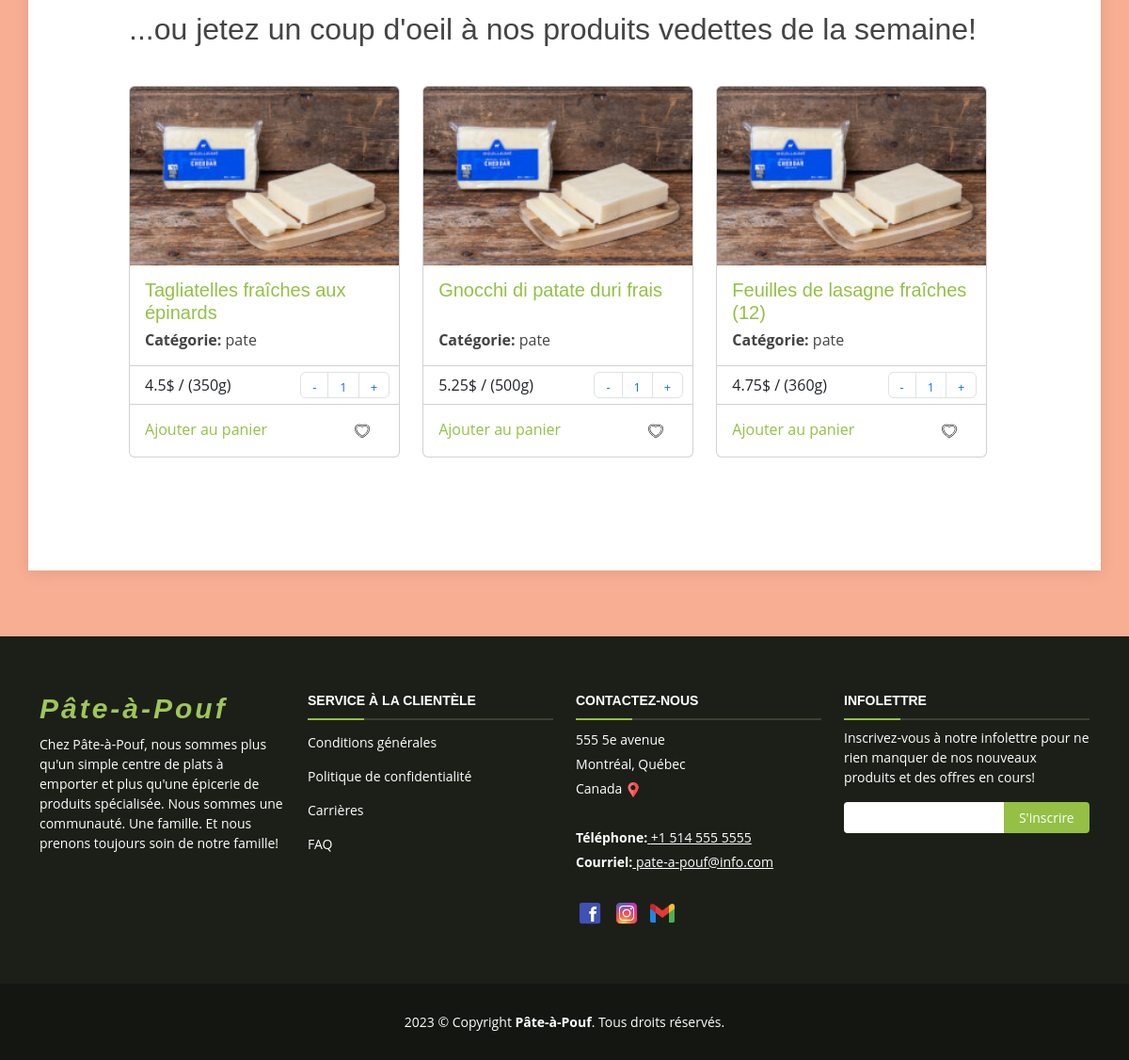
Before: / (lower part) with the older database file.
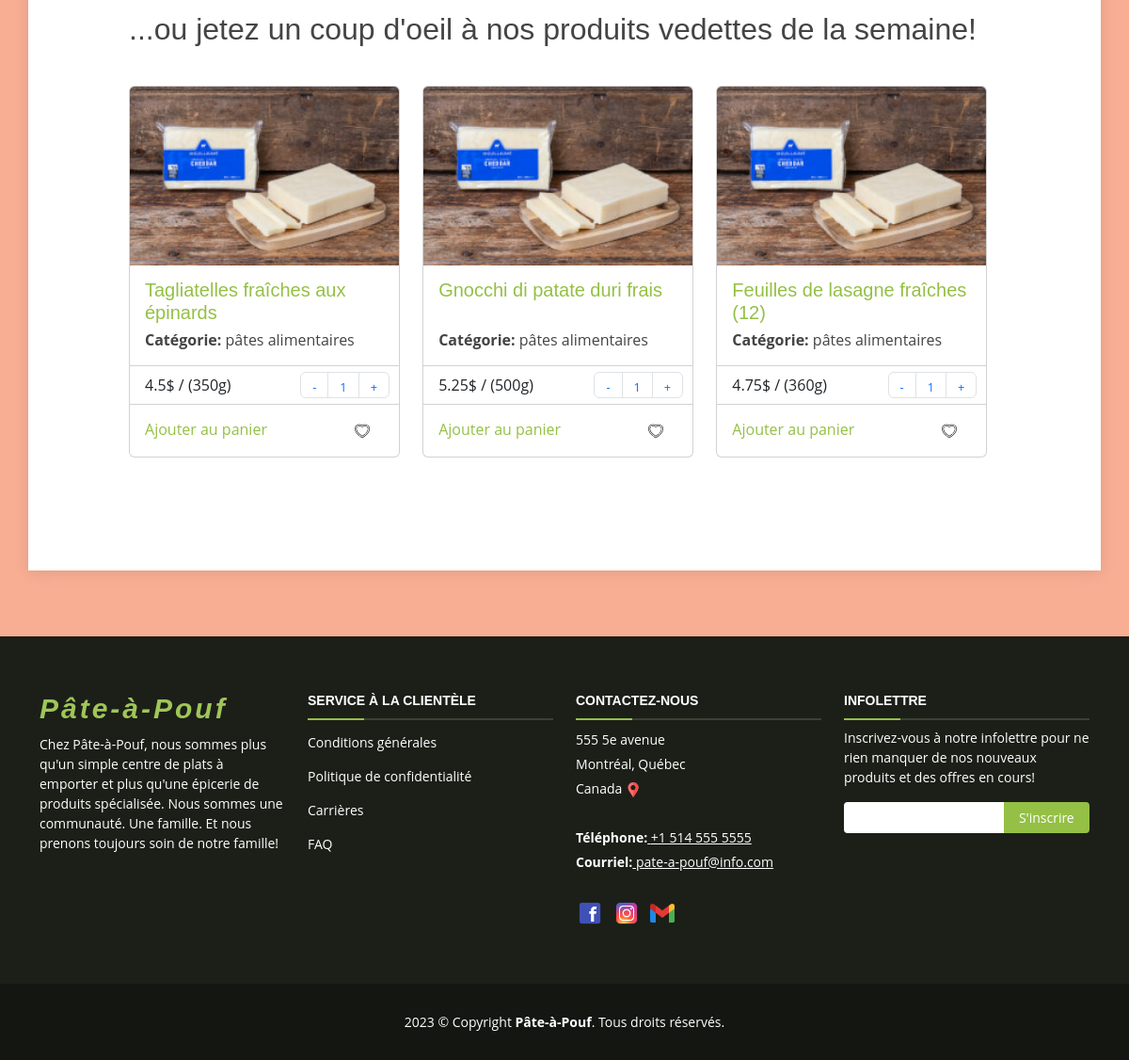
After: the same page with the newer database file.
### tables this page shows
CREATE TABLE `produits` (
  `IdP` int(3) NOT NULL,
  `nom` varchar(50) NOT NULL,
  `categorie` varchar(30) NOT NULL,
  `ingredients` varchar(500) DEFAULT NULL,
  `prix` float DEFAULT NULL,
  `quantite` int(4) DEFAULT NULL,
  `photo` varchar(30) DEFAULT NULL
);

### serveur/produit/affichageProduits.php (the view, shortened to what this page needs)
<?php
    $requette="SELECT * FROM produits";
    try{
        $bdd = new PDO('mysql:host=localhost;dbname=bdboutique', 'root', '');
        $reponse = $bdd->query($requette);
        while($ligne = $reponse->fetch()){
            listerProduits($ligne);
        }
    }catch (Exception $e){
    }finally {
    }
	function listerProduits($produit){
        $card = '
        <div class="card" style="width: 18rem;">
            <a href="#"><img src="client/images/produits/cheddar.jpg" class="card-img-top"></a>
            <div class="card-body">
                <a href="#"><h5 class="card-title">'.$produit['nom'].'</h5></a>
            </div>
            <div class="card-body">
                <p><b>Catégorie: </b>'.$produit['categorie'].'</p>
            </div>
            <ul class="list-group list-group-flush">
                <li class="list-group-item">'.$produit['prix'].'$ / ('.$produit['quantite'].'g)</li>
            </ul>
            <nav class = "qte">
                <ul class="pagination">
                    <li class="page-item"><a class="page-link moins">-</a></li>
                    <li class="page-item"><a contenteditable="true" class="page-link">1</a></li>
                    <li class="page-item"><a class="page-link plus">+</a></li>
                </ul>
            </nav>
            <div class="card-body">
                <a href="#" class="card-link">Ajouter au panier</a>
                <p class="card-fav"><img class="etat-like" src="client/images/general/notlike.png" alt="ajouter aux favoris"></p>
            </div>
        </div>';
        echo $card;
    }
?>

### index.php (shortened to what this page needs)
<!DOCTYPE html>
<html lang="fr">
<head>
    <link rel="stylesheet" href="client/utilitaires/bootstrap-5.3.0-alpha1-dist/css/bootstrap.min.css">
    <link rel="stylesheet" href="client/css/style.css?v=<?php echo time(); ?>">
    <link href="https://fonts.cdnfonts.com/css/bradley-hand-2" rel="stylesheet">
<body onload="initialisation();">
    <main id="main">
        <section class="about">
            <div class="container">
                <div class="row justify-content-end">
                    <div class="col-lg-11">
                        <div class="row justify-content-end">
                        <h2 class="enVedette" id="entete2">...ou jetez un coup d'oeil à nos produits vedettes de la semaine!</h2>
                        </div>
                        <div class="cards_produits">
                            <?php
                                require_once('serveur/produit/affichageProduits.php');
                            ?>
                        </div>
                    </div>
                </div>
            </div>
        </section>
    </main>
    <?php
        require_once('serveur/includes/footer.php');
    ?>
</body>
</html>

### serveur/includes/footer.php (shortened to what this page needs)
<footer id="footer">
  <div class="footer-top">
    <div class="container">
      <div class="row">
        <div class="col-lg-3 col-md-6 footer-info">
          <h3>Pâte-à-Pouf</h3>
          <p>Chez Pâte-à-Pouf, nous sommes plus qu'un simple centre de plats à emporter et plus qu'une épicerie de produits spécialisée. Nous sommes une communauté. Une famille. Et nous prenons toujours soin de notre famille!</p>
        </div>
        <div class="col-lg-3 col-md-6 footer-links">
          <h4>Service à la clientèle</h4>
          <ul>
            <li><a href="#">Conditions générales</a></li>
            <li><a href="#">Politique de confidentialité</a></li>
            <li><a href="#">Carrières</a></li>
            <li><a href="#">FAQ</a></li>
          </ul>
        </div>
        <div class="col-lg-3 col-md-6 footer-contact">
          <h4>Contactez-nous</h4>
          <p>
            555 5e avenue <br>
            Montréal, Québec<br>
            Canada <a id="carte" onClick='montrerCarte();'><img src="client/images/general/localisation.png"></a><br><br>
            <strong>Téléphone:</strong><a id="telp"> +1 514 555 5555</a><br>
            <strong>Courriel:</strong><a id="emailp" href="mailto:pate-a-pouf@info.com"> pate-a-pouf@info.com</a><br>
          </p>
          <div>
            <a href="#"><img class="liens" src="client/images/general/facebook.png"></a>
            <a href="#"><img class="liens" src="client/images/general/instagram.png"></a>
            <a href="#"><img class="liens" src="client/images/general/gmail.png"></a>
          </div>
        </div>
        <div class="col-lg-3 col-md-6 footer-newsletter">
          <h4>Infolettre</h4>
          <p>Inscrivez-vous à notre infolettre pour ne rien manquer de nos nouveaux produits et des offres en cours!</p>
          <form action="" method="post">
            <input type="email" name="email"><input type="submit" value="S'inscrire">
          </form>
        </div>
      </div>
    </div>
  </div>
  <div class="container">
    <div class="copyright">
      2023 &copy; Copyright <strong><span>Pâte-à-Pouf</span></strong>. Tous droits réservés.
    </div>
  </div>
</footer>

### client/css/style.css (style rules this page uses)
body { font-family: "Open Sans", sans-serif; color: #444444; background-color: rgba(243, 116, 70, 0.582); }
a { color: #94c045; text-decoration: none; }
h1, h2, h3, h4, h5, h6 { font-family: "Raleway", sans-serif; }
#main { margin-top: 70px; z-index: 3; position: relative; margin-bottom: 70px; }
.about .container { box-shadow: 0px 2px 15px rgba(0, 0, 0, 0.1); padding-bottom: 15px; background: #fff; }
#entete2 { margin-top:30px; margin-bottom: 20px; }
.enVedette { margin-right: 60px; text-align: center; }
.card-fav { float: right; margin-right: 15px; }
.card-body { margin-top: -2px; height: 55px; white-space: normal; }
.card { margin-right: 20px; display: inline-block; height: 395px; }
.cards_produits { margin-top:20px; margin-right: 125px; margin-bottom: 50px; height: 450px; display: block; width: 90%; white-space:nowrap; overflow-x:scroll; overflow-y: hidden; }
.qte { float: right; margin-right: 10px; margin-top: -35px; }
.page-link { height: 28px; font-size: 0.8em; }
#footer { background: #141611; padding: 0 0 30px 0; color: #fff; font-size: 14px; }
.liens { width: 30px; margin-right: 5px; }
#telp, #emailp { cursor: pointer; text-decoration: underline; color:#fff; }
#carte { cursor: pointer; }
#footer .footer-top { background: #1c1f18; padding: 60px 0 30px 0; }
#footer .footer-top .footer-info { margin-bottom: 30px; }
#footer .footer-top .footer-info h3 { font-size: 30px; margin: 0 0 10px 0; padding: 2px 0 2px 0; line-height: 1; font-weight: 600; letter-spacing: 3px; color: #9fc658; font-family: 'Bradley Hand', sans-serif; font-style: oblique; }
#footer .footer-top h4 { font-size: 14px; font-weight: bold; color: #fff; text-transform: uppercase; position: relative; padding-bottom: 12px; }
#footer .footer-top h4::before, #footer .footer-top h4::after { content: ""; position: absolute; left: 0; bottom: 0; height: 2px; }
#footer .footer-top h4::before { right: 0; background: #3c4133; }
#footer .footer-top h4::after { background: #94c045; width: 60px; }
#footer .footer-top .footer-links ul { list-style: none; padding: 5px 0 0 0; margin: 0; }
#footer .footer-top .footer-links ul li { padding: 0 0 15px 0; }
#footer .footer-top .footer-links ul a { color: #fff; transition: 0.3s; }
#footer .footer-top .footer-contact { margin-bottom: 30px; }
#footer .footer-top .footer-contact p { line-height: 26px; padding: 0 0 10px 0; }
#footer .footer-top .footer-newsletter { margin-bottom: 30px; }
#footer .footer-top .footer-newsletter input[type=email] { border: 0; padding: 6px 8px; width: 65%; border-radius: 4px 0 0 4px; }
#footer .footer-top .footer-newsletter input[type=submit] { background: #94c045; border: 0; border-radius: 0 4px 4px 0; width: 35%; padding: 6px 0; text-align: center; color: #fff; transition: 0.3s; cursor: pointer; }
#footer .copyright { text-align: center; padding-top: 30px; }

Changed rows visible on the page:
changed produits "Tagliatelles fraîches aux épinards": categorie "pate" → "pâtes alimentaires"
changed produits "Gnocchi di patate duri frais": categorie "pate" → "pâtes alimentaires"
changed produits "Feuilles de lasagne fraîches (12)": categorie "pate" → "pâtes alimentaires"
